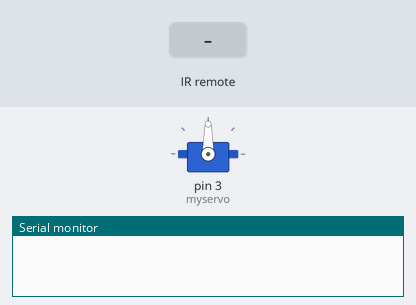
Bench run of a sketch on a simulated Arduino Uno, built with avr-gcc and run on an emulated ATmega328P. Shown: servo, the last lines printed to the serial monitor. The inputs (shaded band) are chosen by the test bench.

Above: at 1.2 s.
1.3 s: infrared code 0x00FF629D received
At 2.0 s:
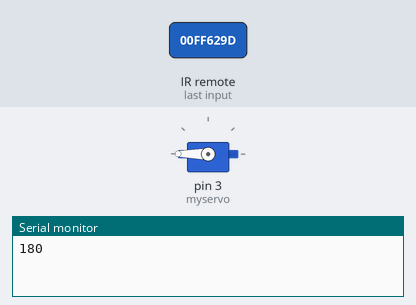
2.8 s: infrared code 0x00FFA857 received
At 3.1 s:
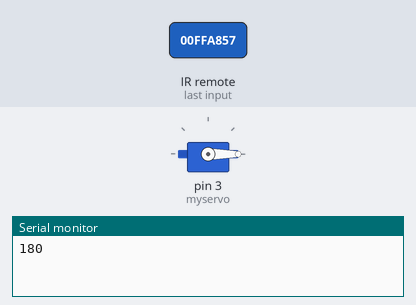
Timing chart, 0 to 5.8 s (numbered marks = the images above; inputs shaded):
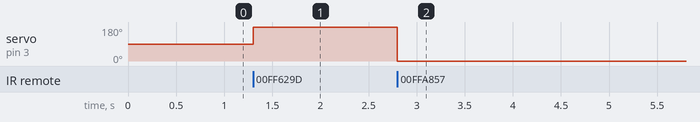

The sketch:

IR_Servo.ino
```cpp
#include <IRremote.h>
#include <Servo.h>
Servo myservo;
int pos = 0;
const int IR_RECEIVE_PIN=A1;
IRrecv IrReceiver(IR_RECEIVE_PIN);

void setup() {
 myservo.attach(3);

  Serial.begin(115200);
  //Serial.println("Enabling IRin");
  IrReceiver.enableIRIn();

  //Serial.print(F("Ready to receive IR signals at pin "));
  //Serial.println(IR_RECEIVE_PIN);

}

uint32_t lastCmd = 0;

void loop() {
   if(IrReceiver.decode()) {
    uint32_t cmd = IrReceiver.results.value;
    IrReceiver.resume(); // Receive the next value

    //Serial.println(cmd, HEX);


     if(cmd == 0x00FF629D) {

    pos=180;
    myservo.write(pos);
    delay(500);


    }

    if(cmd == 0x00FFA857) {

    pos=0;
    myservo.write(pos);
    delay(500);

   }
    if(cmd == 0x00FFC23D) {

    pos=pos-10;
    myservo.write(pos);
    delay(300);

   }
   if(cmd == 0x00FF22DD) {

    pos=pos+10;
    myservo.write(pos);
    delay(300);

   }
   Serial.println(pos);
   }

  }
```

Measured:
- after the input at 1.3 s, servo on pin 3 (myservo): 90° → 180° at once
- after the input at 2.8 s, servo on pin 3 (myservo): 180° → 0° at once
